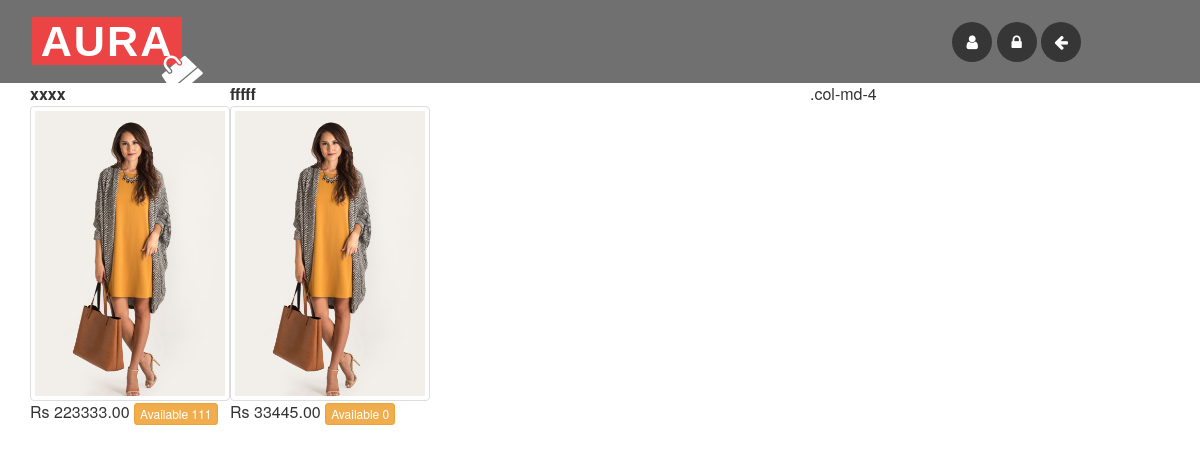
The app's page /home.php with its own data.
### tables this page shows
CREATE TABLE `aura_item` (
  `id` int(5) NOT NULL AUTO_INCREMENT,
  `item_name` varchar(50) DEFAULT NULL,
  `category` varchar(50) DEFAULT NULL,
  `price` decimal(10,2) DEFAULT '0.00',
  `available_qty` int(5) DEFAULT '0',
  `status` varchar(10) DEFAULT 'ACTIVE',
  `img_path` varchar(100) DEFAULT NULL,
  PRIMARY KEY (`id`)
);

### DB.php (called while the page is built, shortened)
<?php
function getDBConnection() {
    $servername = "localhost";
    $username = "root";
    $password = "123";
    $db = "aura_db";
    $conn = mysqli_connect($servername, $username, $password, $db);
    if (!$conn) {
        die("Connection failed: " . mysqli_connect_error());
    } else {
        return $conn;
    }
}
function getData($sql) {
    $conn = getDBConnection();
    $result = mysqli_query($conn, $sql);
    if (mysqli_num_rows($result) > 0) {
        return $result;
    } else {
        return FALSE;
    }
}
?>

### home.php (the view, shortened to what this page needs)
<!DOCTYPE html>
<html lang="en">
    <head>
        <link href="css/bootstrap.css" rel="stylesheet" type="text/css" media="all" />
        <link rel="stylesheet" href="css/chocolat.css" type="text/css">
        <link rel="stylesheet" href="css/style.css" type="text/css" media="all" />
        <link rel="stylesheet" href="css/flexslider.css" type="text/css" media="screen" />
        <link href="css/font-awesome.css" rel="stylesheet">
    </head>
    <body>
        <div class="bannerx" id="home">
            <div class="w3-header-bottom">
                <div class="w3layouts-logo">
                    <h1>
                        <a href="index.php">AURA </a>
                        <i class="fa fa-shopping-bag" aria-hidden="true"></i>
                    </h1>
                </div>
                <div class="agileinfo-social-grids">
                    <ul>
                        <li><a href="#"><i class="fa fa-user"></i><?= $_SESSION['ssn_user']['fname'];?></a></li>
                        <li><a href="change_password.php"><i class="fa fa-lock"></i></a></li>
                        <li><a href="logout.php"><i class="fa fa-arrow-left"></i></a></li>
                    </ul>
                </div>
                <div class="clearfix"> </div>
            </div>
        </div>
        <div class="container">
            <div class="row">
                <div class="col-md-8">
                    <?php
                    include './DB.php';
                    $sql = " SELECT * FROM aura_item  ";
                    $resultx = getData($sql);
                    if ($resultx != FALSE) {
                        while ($row = mysqli_fetch_assoc($resultx)) {
                            ?>
                            <div class="Itemthub">
                                <form action="purchase_item.php"  method="post" >
                                    <b><?= $row['item_name']; ?></b>
                                    <img src="uploads/<?= $row['img_path'] ?>" alt="" class="img-thumbnail">
                                    <table>
                                        <tr>
                                            <td>Rs <?= $row['price'] ?> <span class="btn btn-warning btn-xs" >Available <?= $row['available_qty'] ?>  </span></td>
                                        </tr>
                                    </table>
                                </form>
                            </div>
                            <?php
                        }
                    }
                    ?>
                </div>
                <div class="col-md-4">.col-md-4</div>
            </div>
        </div>
    </body>
</html>

### css/chocolat.css (style rules this page uses)
body { margin:0; padding:0; }

### css/style.css (style rules this page uses)
body a { transition: 0.5s all; -webkit-transition: 0.5s all; -o-transition: 0.5s all; -moz-transition: 0.5s all; -ms-transition: 0.5s all; }
html, body { font-size: 100%; }
body { background:#FFFFFF; }
h1,h2,h3,h4,h5,h6 { font-family: 'Raleway', sans-serif; }
.w3-header-bottom { background:rgba(17,17,17,0.6); padding: 1em 2em; }
.w3layouts-logo h1 i.fa.fa-shopping-bag { position: absolute; top: 78%; left: 60%; color: #fff; -ms-transform: rotate(-40deg); -webkit-transform: rotate(-40deg); transform: rotate(-40deg); }
.w3layouts-logo h1 a { color: #fff; font-size: 1.2em; text-decoration: none; font-weight: 600; text-transform: uppercase; letter-spacing: 2px; background: #ec4445; padding: 0 0.2em; }
.w3layouts-logo h1 { margin: .05em 0; position: relative; }
.w3layouts-logo { width: 15%; float: left; }
.agileinfo-social-grids { float: right; margin-top: 0.4em; width: 20%; }
.agileinfo-social-grids ul { padding:0; margin:0; }
.agileinfo-social-grids ul li { display: inline-block; }
.agileinfo-social-grids ul li a { color: #FFFFFF; text-align: center; }
.agileinfo-social-grids ul li a i.fa { transition: 0.5s all; -webkit-transition: 0.5s all; -moz-transition: 0.5s all; -o-transition: 0.5s all; -ms-transition: 0.5s all; background: #363636; width: 40px; height: 40px; line-height: 2.5em; border-radius: 50%; }
@media (max-width:1440px) { .agileinfo-social-grids { width: 18%; } }
@media (max-width:1440px) { .w3layouts-logo h1 i.fa.fa-shopping-bag { top: 75%; left: 66%; } }
@media (max-width:1366px) { .w3layouts-logo h1 i.fa.fa-shopping-bag { top: 75%; left: 69%; } }
@media (max-width:1280px) { .agileinfo-social-grids { width: 19%; } }
@media (max-width:1280px) { .w3layouts-logo h1 i.fa.fa-shopping-bag { left: 75%; } }

### home.php (style rules this page uses)
.Itemthub { width: 200px; height: 300px; float: left; }

### records on screen
aura_item: item_name "xxxx", img_path (picture), price "223333.00", available_qty "111"
aura_item: item_name "fffff", img_path (picture), price "33445.00", available_qty "0"
